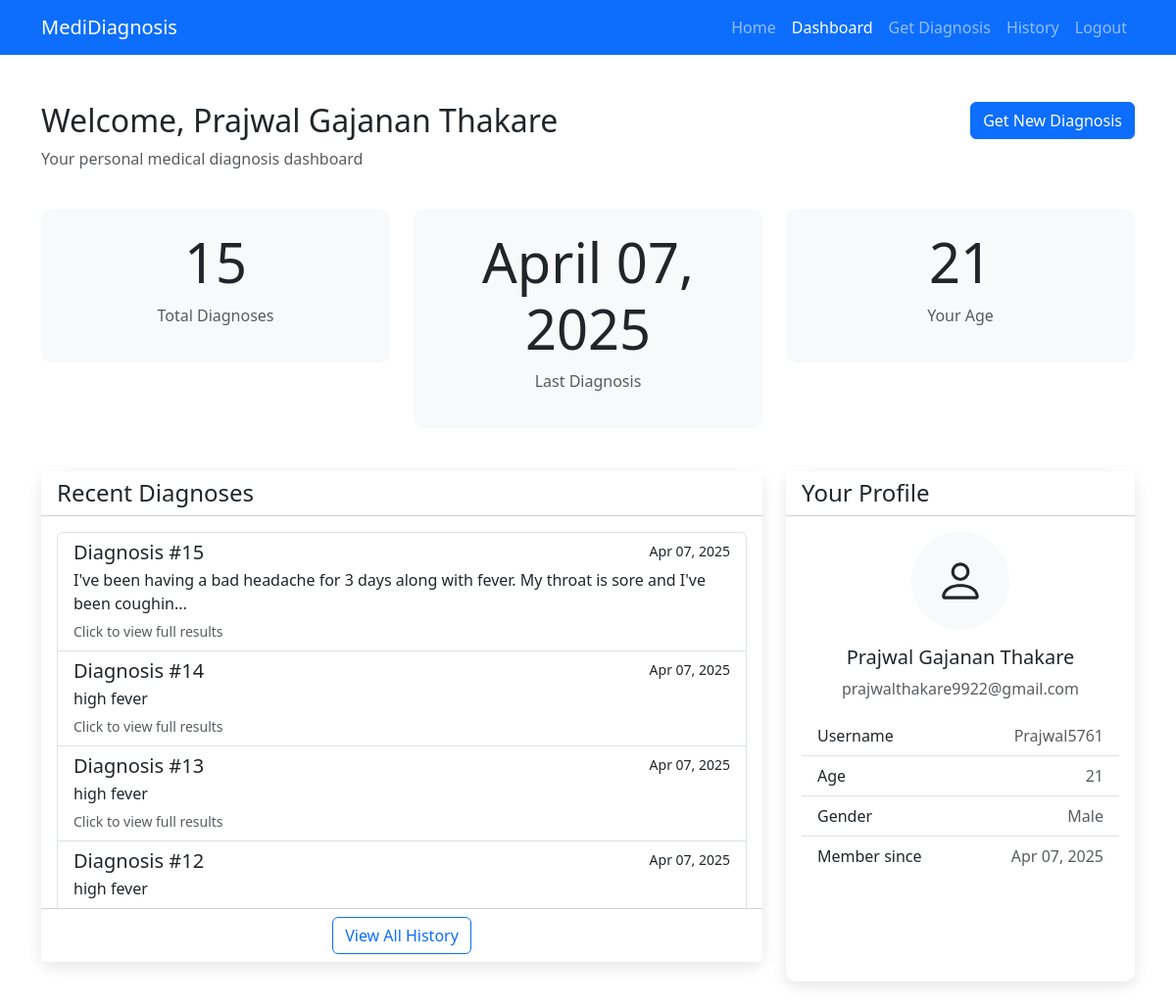
The page /dashboard (signed in) on the database its author committed.
### app.py (models this page shows, shortened)
class User(db.Model):
    id = db.Column(db.Integer, primary_key=True)
    username = db.Column(db.String(80), unique=True, nullable=False)
    email = db.Column(db.String(120), unique=True, nullable=False)
    password_hash = db.Column(db.String(128), nullable=False)
    name = db.Column(db.String(100))
    age = db.Column(db.Integer)
    gender = db.Column(db.String(20))
    created_at = db.Column(db.DateTime, default=datetime.utcnow)
    diagnoses = db.relationship('DiagnosisRecord', backref='user', lazy=True)

class DiagnosisRecord(db.Model):
    id = db.Column(db.Integer, primary_key=True)
    user_id = db.Column(db.Integer, db.ForeignKey('user.id'), nullable=False)
    description = db.Column(db.Text, nullable=False)
    symptoms = db.Column(db.Text, nullable=False)  # Store as JSON string
    diagnosis_results = db.Column(db.Text, nullable=False)  # Store as JSON string
    created_at = db.Column(db.DateTime, default=datetime.utcnow)

### app.py (the view)
@app.route('/dashboard')
def dashboard():
    if 'user_id' not in session:
        flash('Please log in to access the dashboard')
        return redirect(url_for('login'))
    user = User.query.get(session['user_id'])
    diagnoses = DiagnosisRecord.query.filter_by(user_id=user.id).order_by(DiagnosisRecord.created_at.desc()).all()
    return render_template('dashboard.html', user=user, diagnoses=diagnoses)

### templates/dashboard.html (shortened to what this page needs)
<!DOCTYPE html>
<html lang="en">
<head>
    <link href="https://cdn.jsdelivr.net/npm/bootstrap@5.3.0-alpha1/dist/css/bootstrap.min.css" rel="stylesheet">
</head>
<body>
    <nav class="navbar navbar-expand-lg navbar-dark bg-primary">
        <div class="container">
            <a class="navbar-brand" href="{{ url_for('index') }}">MediDiagnosis</a>
            <div class="collapse navbar-collapse" id="navbarNav">
                <ul class="navbar-nav ms-auto">
                    <li class="nav-item">
                        <a class="nav-link" href="{{ url_for('index') }}">Home</a>
                    </li>
                    <li class="nav-item">
                        <a class="nav-link active" href="{{ url_for('dashboard') }}">Dashboard</a>
                    </li>
                    <li class="nav-item">
                        <a class="nav-link" href="{{ url_for('diagnosis') }}">Get Diagnosis</a>
                    </li>
                    <li class="nav-item">
                        <a class="nav-link" href="{{ url_for('history') }}">History</a>
                    </li>
                    <li class="nav-item">
                        <a class="nav-link" href="{{ url_for('logout') }}">Logout</a>
                    </li>
                </ul>
            </div>
        </div>
    </nav>
    <div class="container py-5">
        <div class="row mb-4">
            <div class="col-md-8">
                <h2>Welcome, {{ user.name or user.username }}</h2>
                <p class="text-muted">Your personal medical diagnosis dashboard</p>
            </div>
            <div class="col-md-4 text-md-end">
                <a href="{{ url_for('diagnosis') }}" class="btn btn-primary">Get New Diagnosis</a>
            </div>
        </div>
        <div class="row mb-4">
            <div class="col-md-4">
                <div class="stats-card">
                    <h1 class="display-4">{{ diagnoses|length }}</h1>
                    <p class="text-muted">Total Diagnoses</p>
                </div>
            </div>
            <div class="col-md-4">
                <div class="stats-card">
                    <h1 class="display-4">
                        {% if diagnoses|length > 0 %}
                        {{ (diagnoses[0].created_at.strftime('%B %d, %Y')) }}
                        {% else %}
                        N/A
                        {% endif %}
                    </h1>
                    <p class="text-muted">Last Diagnosis</p>
                </div>
            </div>
            <div class="col-md-4">
                <div class="stats-card">
                    <h1 class="display-4">
                        {% if user.age %}
                        {{ user.age }}
                        {% else %}
                        N/A
                        {% endif %}
                    </h1>
                    <p class="text-muted">Your Age</p>
                </div>
            </div>
        </div>
        <div class="row">
            <div class="col-lg-8">
                <div class="card dashboard-card">
                    <div class="card-header bg-white">
                        <h4 class="mb-0">Recent Diagnoses</h4>
                    </div>
                    <div class="card-body recent-list">
                        {% if diagnoses %}
                        <div class="list-group">
                            {% for diagnosis in diagnoses[:5] %}
                            <a href="{{ url_for('view_diagnosis', diagnosis_id=diagnosis.id) }}" class="list-group-item list-group-item-action">
                                <div class="d-flex w-100 justify-content-between">
                                    <h5 class="mb-1">Diagnosis #{{ diagnosis.id }}</h5>
                                    <small>{{ diagnosis.created_at.strftime('%b %d, %Y') }}</small>
                                </div>
                                <p class="mb-1">{{ diagnosis.description[:100] }}{% if diagnosis.description|length > 100 %}...{% endif %}</p>
                                <small class="text-muted">Click to view full results</small>
                            </a>
                            {% endfor %}
                        </div>
                        {% else %}
                        <div class="text-center py-4">
                            <p class="text-muted">No diagnosis records yet</p>
                            <a href="{{ url_for('diagnosis') }}" class="btn btn-outline-primary">Get Your First Diagnosis</a>
                        </div>
                        {% endif %}
                    </div>
                    {% if diagnoses|length > 5 %}
                    <div class="card-footer bg-white text-center">
                        <a href="{{ url_for('history') }}" class="btn btn-outline-primary">View All History</a>
                    </div>
                    {% endif %}
                </div>
            </div>
            <div class="col-lg-4">
                <div class="card dashboard-card h-100">
                    <div class="card-header bg-white">
                        <h4 class="mb-0">Your Profile</h4>
                    </div>
                    <div class="card-body">
                        <div class="mb-3 text-center">
                            <div class="bg-light rounded-circle mx-auto mb-3" style="width: 100px; height: 100px; display: flex; align-items: center; justify-content: center;">
                            </div>
                            <h5>{{ user.name or user.username }}</h5>
                            <p class="text-muted">{{ user.email }}</p>
                        </div>
                        <ul class="list-group list-group-flush">
                            <li class="list-group-item d-flex justify-content-between align-items-center">
                                <span>Username</span>
                                <span class="text-muted">{{ user.username }}</span>
                            </li>
                            <li class="list-group-item d-flex justify-content-between align-items-center">
                                <span>Age</span>
                                <span class="text-muted">{{ user.age or 'Not specified' }}</span>
                            </li>
                            <li class="list-group-item d-flex justify-content-between align-items-center">
                                <span>Gender</span>
                                <span class="text-muted">{{ user.gender or 'Not specified' }}</span>
                            </li>
                            <li class="list-group-item d-flex justify-content-between align-items-center">
                                <span>Member since</span>
                                <span class="text-muted">{{ user.created_at.strftime('%b %d, %Y') }}</span>
                            </li>
                        </ul>
                    </div>
                </div>
            </div>
        </div>
    </div>
</body>
</html>

### templates/dashboard.html (style rules this page uses)
.dashboard-card { border: none; border-radius: 10px; box-shadow: 0 5px 15px rgba(0,0,0,0.1); margin-bottom: 20px; }
.stats-card { background-color: #f8f9fa; text-align: center; padding: 20px; border-radius: 10px; margin-bottom: 20px; }
.recent-list { max-height: 400px; overflow-y: auto; }

### rows shown on the page
User: name "Prajwal Gajanan Thakare", age "21", email "prajwalthakare9922@gmail.com", username "Prajwal5761", gender "Male", created_at "Apr 07, 2025"
DiagnosisRecord: created_at "April 07, 2025", id "15", created_at "Apr 07, 2025", description "I've been having a bad headache for 3 days along with fever. My throat is sore and I've been coughin"
DiagnosisRecord: id "14", created_at "Apr 07, 2025", description "high fever"
DiagnosisRecord: id "13", created_at "Apr 07, 2025", description "high fever"
DiagnosisRecord: id "12", created_at "Apr 07, 2025", description "high fever"

### other values the page prints
{{ diagnoses|length }} "15"
